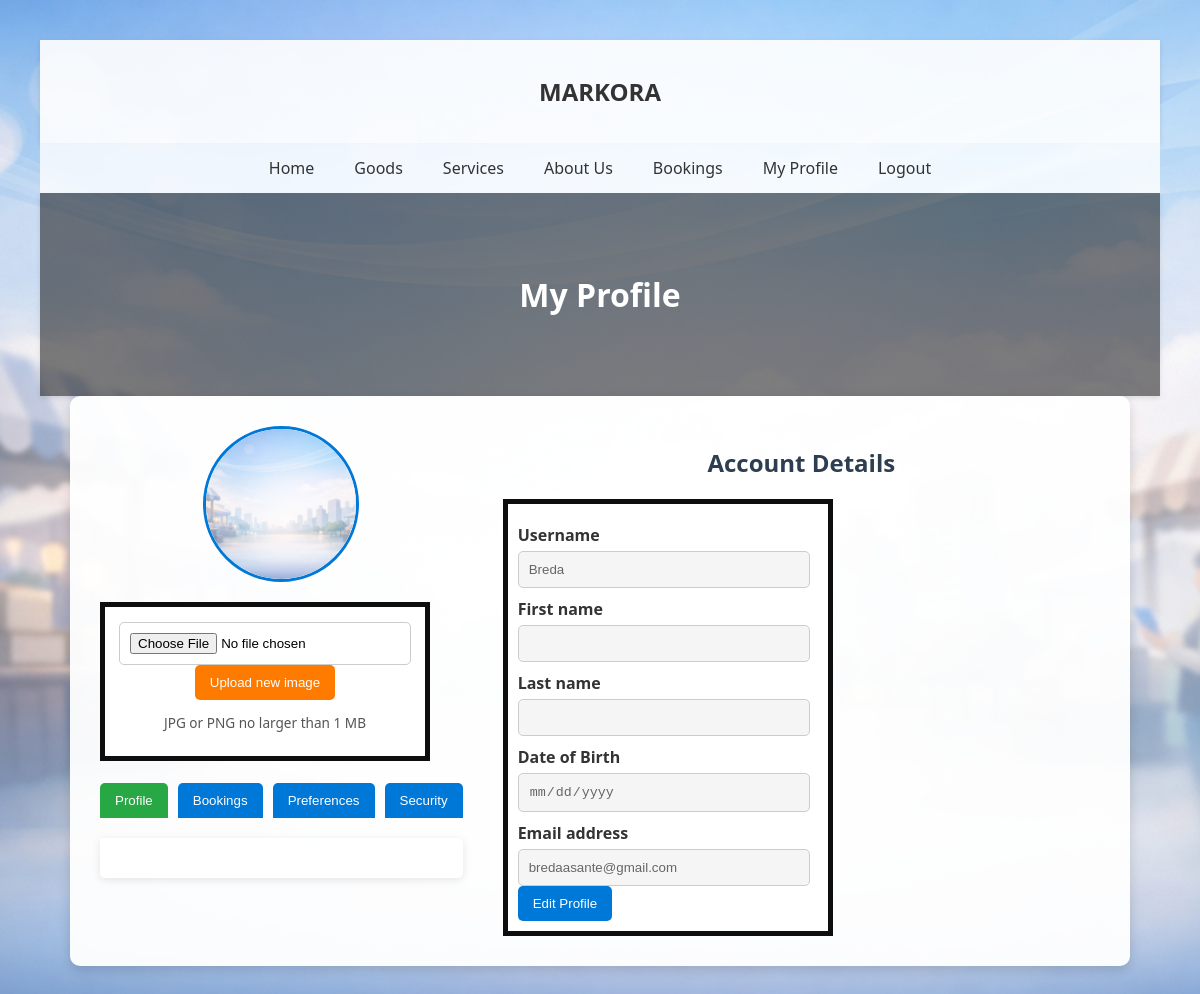
The page /customer_profile (signed in) on the database its author committed.
### app.py (models this page shows)
class User(db.Model):
    id = db.Column(db.Integer, primary_key=True)
    username = db.Column(db.String(100), nullable=False, unique=True)
    email = db.Column(db.String(120), nullable=False, unique=True)
    password = db.Column(db.String(200), nullable=False)
    usertype = db.Column(db.String(20), nullable=False)
    image_filename = db.Column(db.String(200), nullable=True)

### app.py (the view, shortened to what this page needs)
@app.route("/customer_profile", methods=["GET", "POST"])
def customer_profile():
    if "username" not in session or session.get("usertype") != "Customer":
        return redirect(url_for("login"))
    user = User.query.filter_by(username=session["username"]).first()
    return render_template(
        "customer_profile.html", user=user,
        bookings=Booking.query.filter_by(email=user.email).all()
    )

### templates/customer_profile.html (shortened to what this page needs)
<!DOCTYPE html>
<html>
<head>
    <link rel="stylesheet" href="{{ url_for('static', filename='styling.css') }}">
</head>
<body class="profile">
    <header>
        <h2>MARKORA</h2>
    </header>
    <nav>
        <a href="/homepage">Home</a>
        <a href="/goods">Goods</a>
        <a href="/services">Services</a>
        <a href="/aboutus">About Us</a>
        <a href="/bookings">Bookings</a>
        <a href="{{ url_for('customer_profile') }}"> My Profile</a>
        <a href="{{ url_for('logout') }}">Logout</a>
    </nav>
    <header class="about-header">
        <h1>My Profile</h1>
     </header>
<div class="profile-container">
        <div class="profile-picture">
            {% if user.image_filename %}
                <img src="{{ url_for('static', filename='uploads/' ~ user.image_filename) }}" alt="Profile Picture">
            {% else %}
                <img src="{{ url_for('static', filename='default-avatar.png') }}" alt="Profile Picture">
            {% endif %}
            <form method="POST" action="{{ url_for('upload_customer_picture') }}" enctype="multipart/form-data">
                <input type="file" name="profile_image" accept="image/*">
                <button type="submit" class="btn-edit">Upload new image</button>
                <p class="note">JPG or PNG no larger than 1 MB</p>
            </form><br>
            <div class="tabs">
                <button class="tab-link active" onclick="openTab(event, 'profileTab')">Profile</button>
                <button class="tab-link" onclick="openTab(event, 'activityTab')">Bookings</button>
                <button class="tab-link" onclick="openTab(event, 'preferencesTab')">Preferences</button>
                <button class="tab-link" onclick="openTab(event, 'securityTab')">Security</button>
            </div>
        <div id="profileTab" class="tab-content active">
        </div>
</div>
        <div class="account-details">
            <h2>Account Details</h2>
            <form method="POST" action="{{ url_for('profile') }}">
                <label>Username</label>
                <input type="text" name="username" value="{{ user.username }}" readonly>
                <label>First name</label>
                <input type="text" name="fname" value="{{ user.fname or '' }}" readonly>
                <label>Last name</label>
                <input type="text" name="lname" value="{{ user.lname or '' }}" readonly>
                <label>Date of Birth</label>
                <input type="date" name="dob" value="{{ user.dob or '' }}" readonly>
                <label>Email address</label>
                <input type="email" name="email" value="{{ user.email }}" readonly>
                <button type="button" id="editBtn" class="btn-edit" onclick="enableEditing()">Edit Profile</button>
            </form>
        </div>
</div>
</body>
</html>

### static/styling.css (style rules this page uses)
form { width: 300px; padding: 10px; border: 5px solid #0f0e0e; background: #fff; }
h1 { writing-mode: horizontal-tb; text-orientation: upright; margin: 0; }
header { background: rgba(255, 255, 255, 0.9); padding: 15px; text-align: center; box-shadow: 0 2px 5px rgba(0,0,0,0.1); }
nav { display: flex; justify-content: center; background: rgba(255, 255, 255, 0.8); backdrop-filter: blur(5px); }
nav a { color: #333; padding: 14px 20px; text-decoration: none; font-weight: 500; }
.about-header { text-align: center; color: #fff; padding: 80px 20px; background: rgba(0, 0, 0, 0.5); }
button { background: #ff7b00; color: #fff; border: none; padding: 10px 15px; border-radius: 5px; cursor: pointer; }
h2 { text-align: center; color: #333; }
label { display: block; margin-top: 15px; font-weight: bold; }
input, select { width: 90%; padding: 10px; margin-top: 5px; border: 1px solid #ccc; border-radius: 5px; }
body.profile { font-family: 'Segoe UI', Arial, sans-serif; background: url('homepagebg.png') no-repeat center center/cover; margin: 0; padding: 40px; }
.profile-container { display: flex; gap: 40px; max-width: 1000px; margin: auto; background: rgba(255, 255, 255, 0.95); padding: 30px; border-radius: 10px; box-shadow: 0 4px 12px rgba(0,0,0,0.15); transition: transform 0.2s ease, box-shadow 0.2s ease; }
.profile-picture { flex: 1; text-align: center; }
.profile-picture img { width: 150px; height: 150px; border-radius: 50%; margin-bottom: 15px; object-fit: cover; border: 3px solid #0078D7; }
.profile-picture .note { font-size: 0.85rem; color: #555; }
.account-details { flex: 2; }
.account-details h2 { margin-bottom: 20px; color: #2c3e50; }
.account-details label { display: block; margin-top: 10px; font-weight: bold; color: #333; }
.account-details input[readonly], .account-details select[disabled] { background-color: #f5f5f5; color: #666; cursor: not-allowed; }
#editBtn { background-color: #0078D7; }
.tabs { display: flex; gap: 10px; margin-bottom: 20px; }
.tab-link { background: #0078D7; color: white; border: none; padding: 10px 15px; border-radius: 5px 5px 0 0; cursor: pointer; transition: background 0.3s ease; }
.tab-link.active { background: #28a745; }
.tab-content { display: none; padding: 20px; background: rgba(255, 255, 255, 0.95); border-radius: 0 5px 5px 5px; box-shadow: 0 2px 8px rgba(0,0,0,0.1); }
.tab-content.active { display: block; }

### rows shown on the page
User: image_filename (picture), username "Breda", email "bredaasante@gmail.com"
